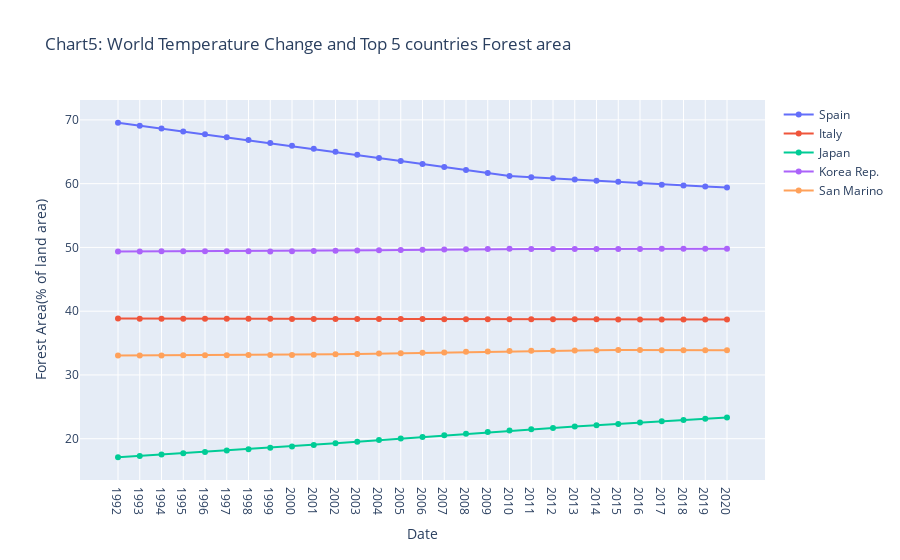

Notebook code for this chart:
### Code cell
x = Lowest5_birth_data_rename['Year']

# Create a bar plot with data from different times
fig = go.Figure()
for i in range(1,6):
    fig.add_trace(go.Scatter(x=x, 
                             y=Lowest5_birth_data_rename.iloc[:,i], 
                             mode='lines+markers',
                             name=Lowest5_birth_data_rename.columns.to_list()[i]))


# Set the layout of the plot
fig.update_layout(title='Chart5: World Temperature Change and Top 5 countries Forest area',
                  xaxis_title='Date', yaxis_title='Forest Area(% of land area)')

# Show the plot
fig.show()

### Figure 1 — Plotly figure (JSON) as saved in the notebook; plotly's stock layout.template omitted (floating-point values rounded to 4 significant figures)
{"data": [{"mode": "lines+markers", "name": "Spain", "type": "scatter", "x": ["1992", "1993", "1994", "1995", "1996", "1997", "1998", "1999", "2000", "2001", "2002", "2003", "2004", "2005", "2006", "2007", "2008", "2009", "2010", "2011", "2012", "2013", "2014", "2015", "2016", "2017", "2018", "2019", "2020"], "y": [69.55, 69.1, 68.65, 68.2, 67.74, 67.29, 66.84, 66.39, 65.93, 65.46, 64.99, 64.52, 64.04, 63.57, 63.1, 62.63, 62.15, 61.68, 61.21, 61.02, 60.84, 60.66, 60.47, 60.29, 60.07, 59.83, 59.71, 59.56, 59.42]}, {"mode": "lines+markers", "name": "Italy", "type": "scatter", "x": ["1992", "1993", "1994", "1995", "1996", "1997", "1998", "1999", "2000", "2001", "2002", "2003", "2004", "2005", "2006", "2007", "2008", "2009", "2010", "2011", "2012", "2013", "2014", "2015", "2016", "2017", "2018", "2019", "2020"], "y": [38.84, 38.83, 38.82, 38.82, 38.81, 38.81, 38.8, 38.8, 38.79, 38.79, 38.78, 38.78, 38.77, 38.77, 38.76, 38.76, 38.75, 38.74, 38.74, 38.73, 38.73, 38.73, 38.72, 38.72, 38.71, 38.71, 38.7, 38.7, 38.7]}, {"mode": "lines+markers", "name": "Japan", "type": "scatter", "x": ["1992", "1993", "1994", "1995", "1996", "1997", "1998", "1999", "2000", "2001", "2002", "2003", "2004", "2005", "2006", "2007", "2008", "2009", "2010", "2011", "2012", "2013", "2014", "2015", "2016", "2017", "2018", "2019", "2020"], "y": [17.09, 17.31, 17.52, 17.73, 17.94, 18.15, 18.36, 18.57, 18.78, 19.03, 19.28, 19.53, 19.78, 20.03, 20.28, 20.53, 20.78, 21.04, 21.29, 21.49, 21.7, 21.9, 22.11, 22.31, 22.54, 22.74, 22.94, 23.14, 23.34]}, {"mode": "lines+markers", "name": "Korea Rep.", "type": "scatter", "x": ["1992", "1993", "1994", "1995", "1996", "1997", "1998", "1999", "2000", "2001", "2002", "2003", "2004", "2005", "2006", "2007", "2008", "2009", "2010", "2011", "2012", "2013", "2014", "2015", "2016", "2017", "2018", "2019", "2020"], "y": [49.36, 49.37, 49.39, 49.4, 49.4, 49.4, 49.4, 49.38, 49.4, 49.44, 49.47, 49.51, 49.55, 49.58, 49.63, 49.66, 49.7, 49.74, 49.77, 49.77, 49.77, 49.77, 49.76, 49.76, 49.77, 49.78, 49.78, 49.78, 49.78]}, {"mode": "lines+markers", "name": "San Marino", "type": "scatter", "x": ["1992", "1993", "1994", "1995", "1996", "1997", "1998", "1999", "2000", "2001", "2002", "2003", "2004", "2005", "2006", "2007", "2008", "2009", "2010", "2011", "2012", "2013", "2014", "2015", "2016", "2017", "2018", "2019", "2020"], "y": [33.05, 33.06, 33.07, 33.08, 33.09, 33.11, 33.12, 33.13, 33.13, 33.19, 33.24, 33.3, 33.36, 33.41, 33.47, 33.53, 33.64, 33.69, 33.75, 33.78, 33.81, 33.84, 33.87, 33.9, 33.9, 33.87, 33.87, 33.87, 33.87]}], "layout": {"title": {"text": "Chart5: World Temperature Change and Top 5 countries Forest area"}, "xaxis": {"title": {"text": "Date"}}, "yaxis": {"title": {"text": "Forest Area(% of land area)"}}}}
